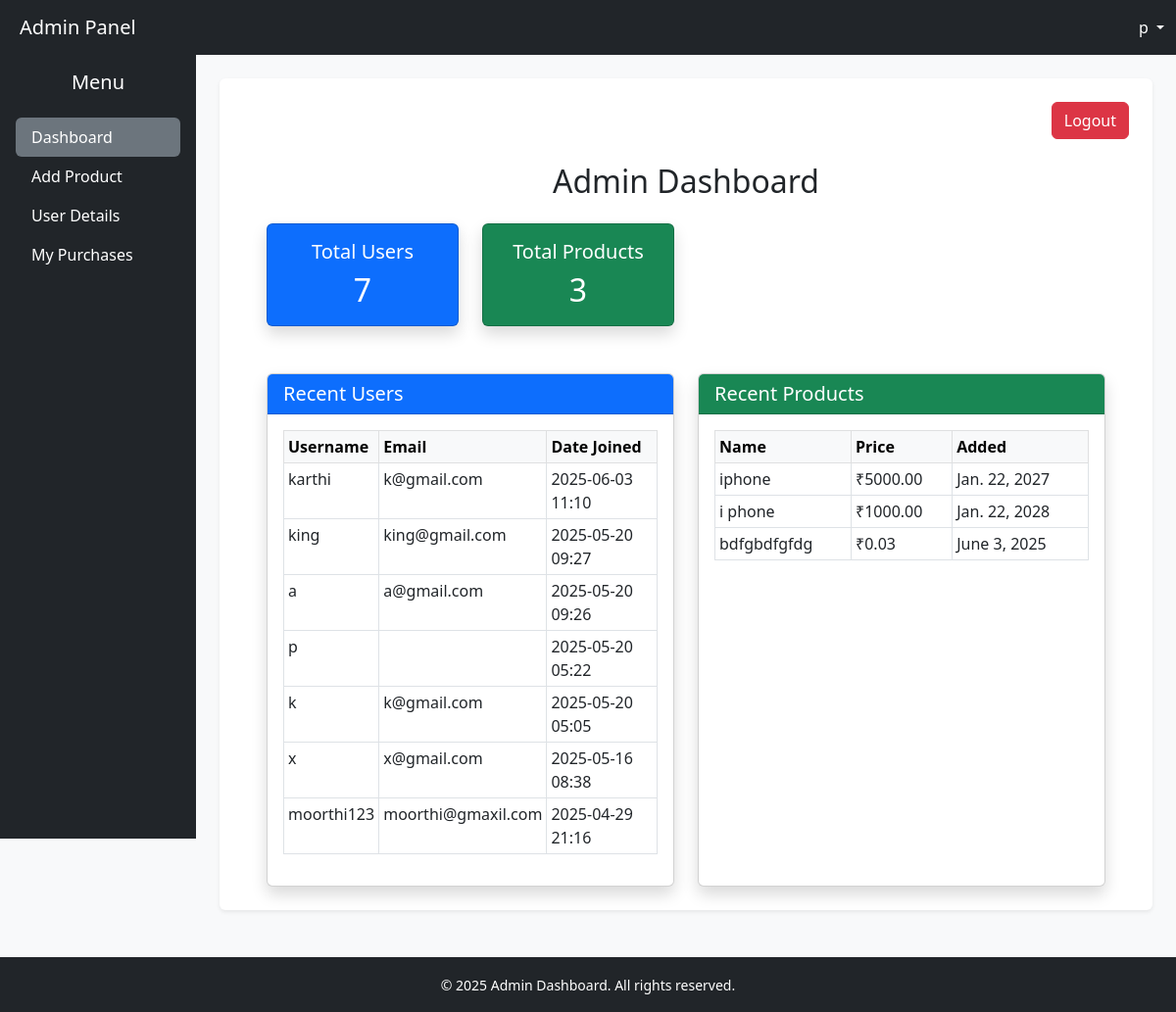
The app's page /admindashboard/ (signed in) with its own data.
### core/models.py (models this page shows, shortened)
class Product(models.Model):
    name = models.CharField(max_length=100)
    description = models.TextField()
    price = models.DecimalField(max_digits=10, decimal_places=2)
    image = models.ImageField(upload_to='product_images/', blank=True, null=True)
    open_date = models.DateField(default=date.today)
    close_date = models.DateField(default=date.today)
    nye_price = models.DecimalField(max_digits=10, decimal_places=2, default=0.00)
    gain_price = models.DecimalField(max_digits=10, decimal_places=2, default=0.00)

### core/views.py (the view)
# urls.py: path('admindashboard/', views.admin_dashboard, name='admindashboard'),
@user_passes_test(lambda u: u.is_superuser)
def admin_dashboard(request):
    total_users = User.objects.count()
    total_products = Product.objects.count()
    products = Product.objects.all().order_by('-id')[:10]
    users = User.objects.all().order_by('-id')[:10]
    return render(request, 'admindashboard/base.html', {
        'total_users': total_users,
        'total_products': total_products,
        'products': products,
        'users': users
    })

### core/templates/admindashboard/base.html (shortened to what this page needs)
<!DOCTYPE html>
<html lang="en">
<head>
    <link href="https://cdn.jsdelivr.net/npm/bootstrap@5.3.0/dist/css/bootstrap.min.css" rel="stylesheet">
</head>
<body class="bg-light">
    <nav class="navbar navbar-dark bg-dark fixed-top">
        <div class="container-fluid">
            <a class="navbar-brand ms-2" href="{% url 'admindashboard' %}">Admin Panel</a>
            <div class="dropdown ms-auto">
                <a class="nav-link dropdown-toggle text-white" href="#" role="button" data-bs-toggle="dropdown">
                    {{ request.user.username|default:"Admin" }}
                </a>
            </div>
        </div>
    </nav>
    <div class="container-fluid">
        <div class="row" style="padding-top: 56px;">
            <div class="offcanvas-lg offcanvas-start col-lg-2 bg-dark text-white p-3 vh-100" tabindex="-1" id="sidebar">
                <h5 class="text-center">Menu</h5>
                <ul class="nav nav-pills flex-column mt-4">
                    <li class="nav-item">
                        <a href="{% url 'admindashboard' %}" class="nav-link text-white {% if request.resolver_match.url_name == 'admindashboard' %}active bg-secondary{% endif %}">Dashboard</a>
                    </li>
                    <li class="nav-item">
                        <a href="{% url 'add_product' %}" class="nav-link text-white {% if request.resolver_match.url_name == 'add_product' %}active bg-secondary{% endif %}">Add Product</a>
                    </li>
                    <li class="nav-item">
                        <a href="{% url 'user_details' %}" class="nav-link text-white {% if request.resolver_match.url_name == 'user_details' %}active bg-secondary{% endif %}">User Details</a>
                    </li>
                    <li class="nav-item">
    <a href="{% url 'my_purchases' %}" class="nav-link text-white {% if request.resolver_match.url_name == 'my_purchases' %}active bg-secondary{% endif %}">
        My Purchases
    </a>
</li>
                </ul>
            </div>
            <main class="col-lg-10 ms-auto p-4">
                <div class="bg-white rounded shadow-sm p-4">
                    <div class="text-end mb-3">
                        <a href="{% url 'logout' %}" class="btn btn-danger">Logout</a>
                    </div>
                    <div class="container-fluid px-4">
                        <h2 class="mt-4 mb-4 text-center">Admin Dashboard</h2>
                        <div class="row g-4">
                            <div class="col-sm-6 col-lg-3">
                                <div class="card text-white bg-primary shadow h-100">
                                    <div class="card-body text-center">
                                        <h5 class="card-title">Total Users</h5>
                                        <h2 class="card-text">{{ total_users }}</h2>
                                    </div>
                                </div>
                            </div>
                            <div class="col-sm-6 col-lg-3">
                                <div class="card text-white bg-success shadow h-100">
                                    <div class="card-body text-center">
                                        <h5 class="card-title">Total Products</h5>
                                        <h2 class="card-text">{{ total_products }}</h2>
                                    </div>
                                </div>
                            </div>
                        </div>
                        <div class="row g-4 mt-4">
                            <div class="col-lg-6">
                                <div class="card shadow h-100">
                                    <div class="card-header bg-primary text-white">
                                        <h5 class="mb-0">Recent Users</h5>
                                    </div>
                                    <div class="card-body">
                                        <div class="table-responsive">
                                            <table class="table table-bordered table-hover table-sm">
                                                <thead class="table-light">
                                                    <tr>
                                                        <th>Username</th>
                                                        <th>Email</th>
                                                        <th>Date Joined</th>
                                                    </tr>
                                                </thead>
                                                <tbody>
                                                    {% for user in users %}
                                                    <tr>
                                                        <td>{{ user.username }}</td>
                                                        <td>{{ user.email }}</td>
                                                        <td>{{ user.date_joined|date:"Y-m-d H:i" }}</td>
                                                    </tr>
                                                    {% endfor %}
                                                </tbody>
                                            </table>
                                        </div>
                                    </div>
                                </div>
                            </div>
                            <div class="col-lg-6">
                                <div class="card shadow h-100">
                                    <div class="card-header bg-success text-white">
                                        <h5 class="mb-0">Recent Products</h5>
                                    </div>
                                    <div class="card-body">
                                        <div class="table-responsive">
                                            <table class="table table-bordered table-hover table-sm">
                                                <thead class="table-light">
                                                    <tr>
                                                        <th>Name</th>
                                                        <th>Price</th>
                                                        <th>Added</th>
                                                    </tr>
                                                </thead>
                                                <tbody>
                                                    {% for product in products %}
                                                    <tr>
                                                        <td>{{ product.name }}</td>
                                                        <td>₹{{ product.price }}</td>
                                                        <td>{{ product.close_date }}</td>
                                                    </tr>
                                                    {% endfor %}
                                                </tbody>
                                            </table>
                                        </div>
                                    </div>
                                </div>
                            </div>
                        </div>
                    </div>
                </div>
            </main>
        </div>
    </div>
    <footer class="bg-dark text-white text-center py-3 mt-4">
        <small>&copy; 2025 Admin Dashboard. All rights reserved.</small>
    </footer>
</body>
</html>

### records on screen
Product: name "iphone", price "5000.00", close_date "Jan. 22, 2027"
Product: name "i phone", price "1000.00", close_date "Jan. 22, 2028"
Product: name "bdfgbdfgfdg", price "0.03", close_date "June 3, 2025"

### other values on screen
{{ request.user.username|default:"Admin" }} "p"
{{ total_users }} "7"
{{ total_products }} "3"
{{ user.username }} "karthi"
{{ user.email }} "k@gmail.com"
{{ user.date_joined|date:"Y-m-d H:i" }} "2025-06-03 11:10"
{{ user.username }} "king"
{{ user.email }} "king@gmail.com"
{{ user.date_joined|date:"Y-m-d H:i" }} "2025-05-20 09:27"
{{ user.username }} "a"
{{ user.email }} "a@gmail.com"
{{ user.date_joined|date:"Y-m-d H:i" }} "2025-05-20 09:26"
{{ user.username }} "p"
{{ user.date_joined|date:"Y-m-d H:i" }} "2025-05-20 05:22"
{{ user.username }} "k"
